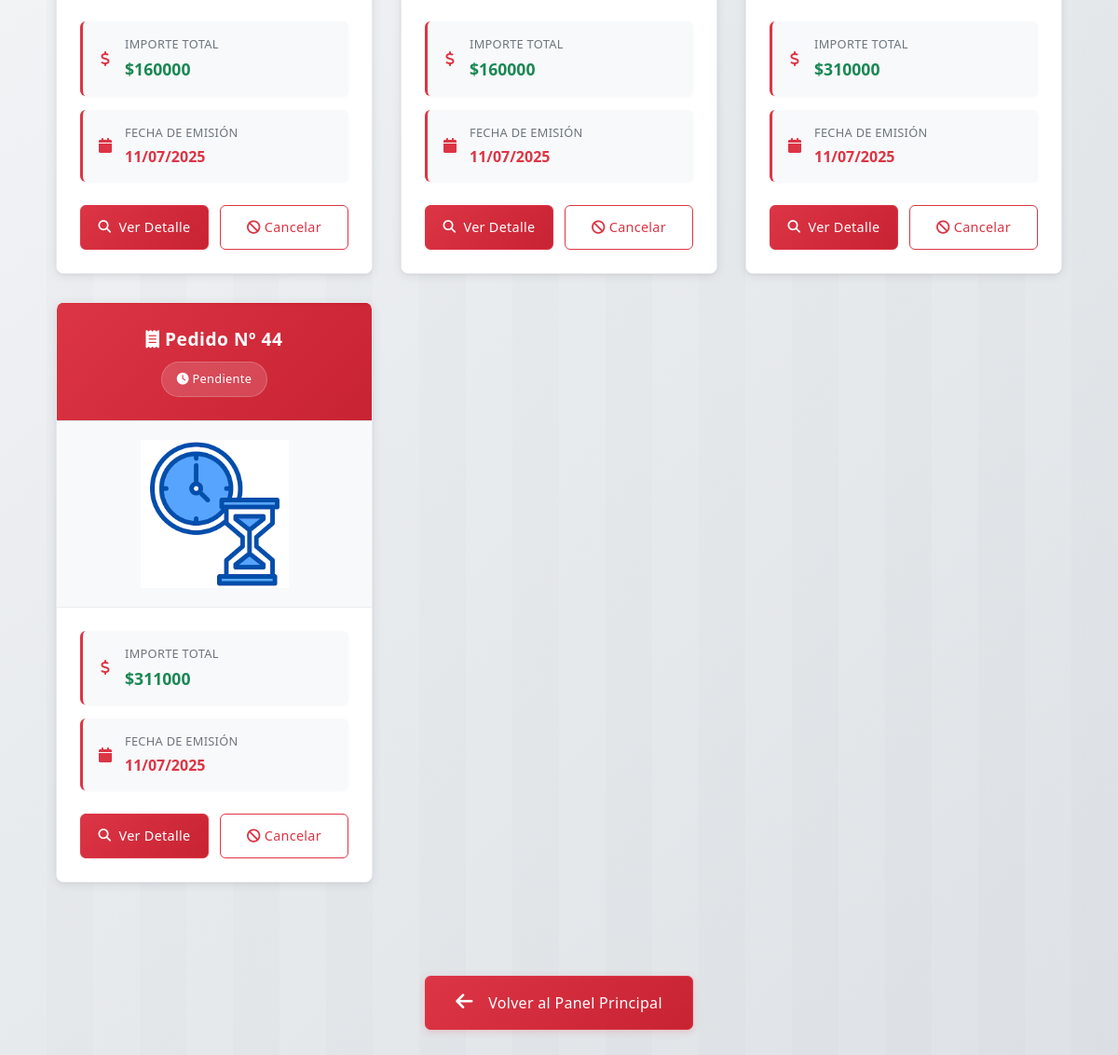
Before: /Pedidos_pendientes/ (signed in, lower part) with the older database file.
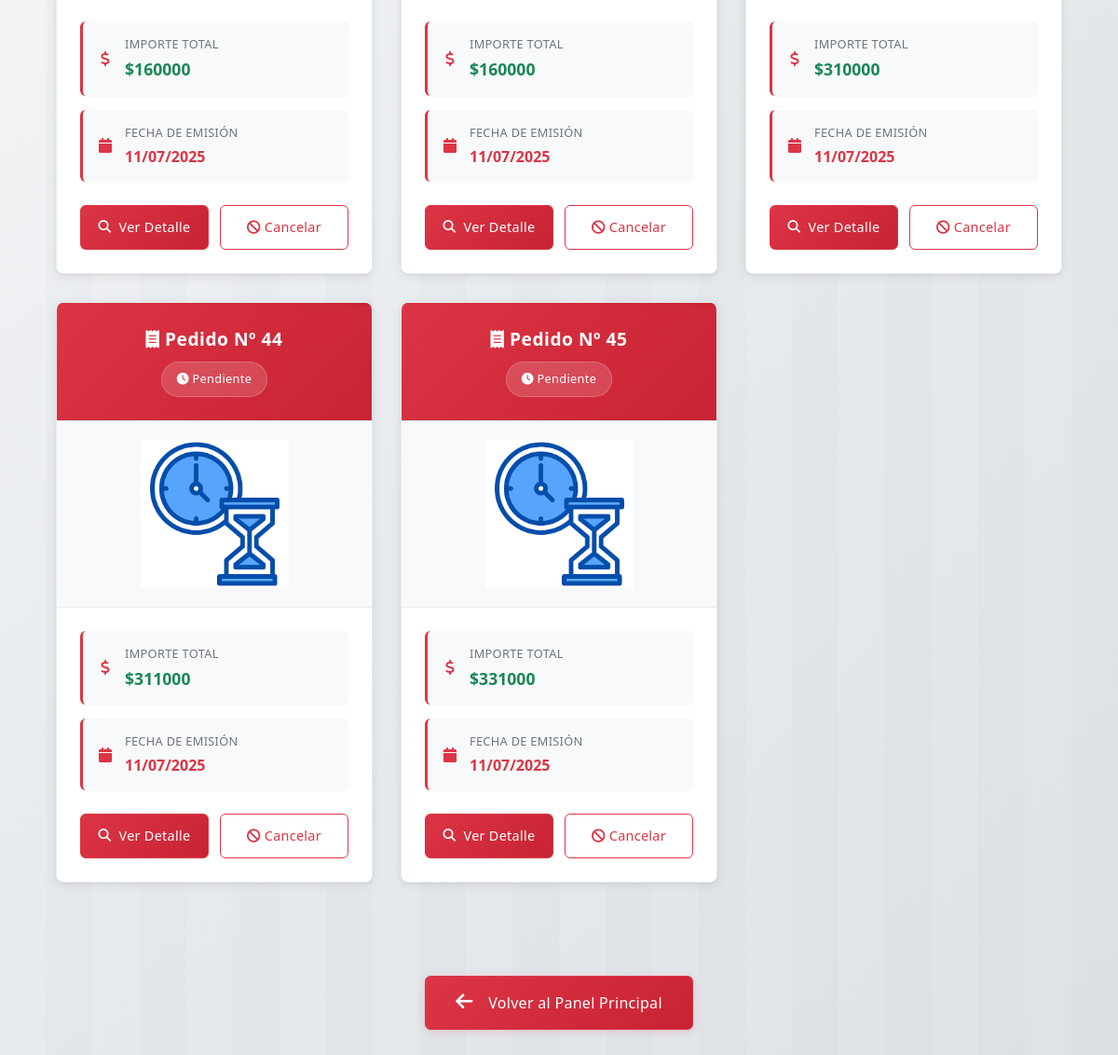
After: the same page with the newer database file.
### store/models.py (models this page shows)
class Pedido(models.Model):
    ESTADOS = [
        ('pendiente', 'Pendiente'),
        ('confirmado', 'Confirmado'),
        ('cancelado', 'Cancelado'),
    ]
    id_pedido = models.AutoField(primary_key=True)
    fecha_pedido = models.DateTimeField(auto_now_add=True)
    monto_pedido =  models.DecimalField(max_digits=10, decimal_places=2, default=0.00)
    estado = models.CharField(max_length=20,choices=ESTADOS, default='Pendiente')
    id_usuario = models.ForeignKey(Usuario, on_delete=models.CASCADE)

### store/views.py (the view)
# urls.py: path('Pedidos_pendientes/', views.Pedidos_pendientes, name='Pedidos_pendientes'),
def Pedidos_pendientes(request):
    try:
        usuario = Usuario.objects.get(correo_usuario=request.user.email)
        pedidos = Pedido.objects.filter(id_usuario=usuario, estado='Pendiente')
    except Usuario.DoesNotExist:
        pedidos = []
    return render(request, 'Pedidos_pendientes.html', {"pedidos":pedidos})

### store/templates/pedidos_pendientes.html (shortened to what this page needs)
<!DOCTYPE html>
{% load static %}
<html lang="es">
<head>
    {% load bootstrap5 %}
    {% bootstrap_css %}
    <link rel="stylesheet" href="{% static 'css/pedido_pendiente.css' %}">
    <link rel="stylesheet" href="https://cdnjs.cloudflare.com/ajax/libs/font-awesome/6.6.0/css/all.min.css"
 />
</head>
<body>
    <div class="main-container">
        <div class="orders-container">
            {% if pedidos %}
                <div class="orders-grid">
                    {% for pedido in pedidos %}
                    <div class="order-card">
                        <div class="order-header">
                            <div class="order-number">
                                <i class="fas fa-receipt"></i>
                                Pedido Nº {{ pedido.id_pedido }}
                            </div>
                            <div class="order-status">
                                <i class="fas fa-clock"></i>
                                {{ pedido.estado }}
                            </div>
                        </div>
                        <img src="{% static 'images/Pedido-en-espera.png' %}"
                             class="order-image"
                             alt="Pedido en espera">
                        <div class="order-body">
                            <div class="order-info">
                                <div class="info-item">
                                    <i class="fas fa-dollar-sign"></i>
                                    <div class="info-content">
                                        <div class="info-label">Importe Total</div>
                                        <div class="info-value price-value">${{ pedido.monto_pedido|floatformat:0 }}</div>
                                    </div>
                                </div>
                                <div class="info-item">
                                    <i class="fas fa-calendar"></i>
                                    <div class="info-content">
                                        <div class="info-label">Fecha de Emisión</div>
                                        <div class="info-value">{{ pedido.fecha_pedido|date:"d/m/Y" }}</div>
                                    </div>
                                </div>
                            </div>
                            <div class="order-actions">
                                <a href="{% url 'detalle_pedido' pedido.id_pedido %}" class="btn-detail">
                                    <i class="fas fa-search"></i>
                                    Ver Detalle
                                </a>
                                <button class="btn-cancel">
                                    <i class="fas fa-ban"></i>
                                    Cancelar
                                </button>
                            </div>
                        </div>
                    </div>
                    {% endfor %}
                </div>
            {% endif %}
        </div>
        <div class="text-center">
            <a href="{% url 'home' %}" class="back-button">
                <i class="fas fa-arrow-left"></i> Volver al Panel Principal
            </a>
        </div>
    </div>
</body>
</html>

Changed rows visible on the page:
added Pedido: id_pedido "45", estado "Pendiente", monto_pedido "331000", fecha_pedido "11/07/2025"
